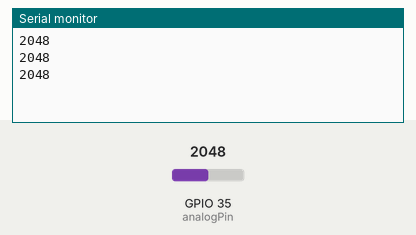
Simulated run of this sketch. Board: ESP32. Shown: the last lines printed to the serial monitor. The inputs (shaded band) are chosen by the test bench; at power-on: GPIO 35 (analogPin) = 2048.

Above: at 1.3 s.
1.4 s: GPIO 35 (analogPin) set to 2866
At 1.9 s:
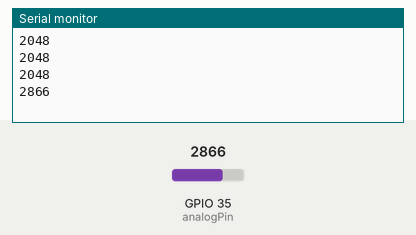
2.9 s: GPIO 35 (analogPin) set to 3603
At 3.4 s:
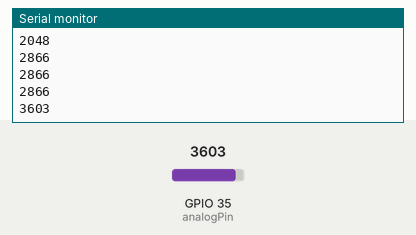
Timing chart, 0 to 5.9 s (numbered marks = the images above; inputs shaded):
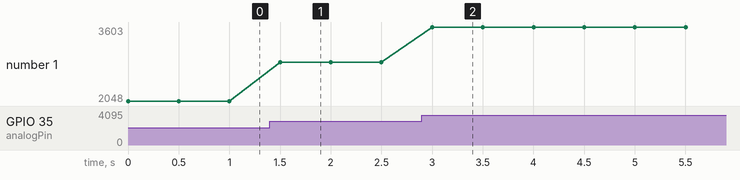

Measured:
- after the input at 1.4 s, the serial monitor: prints a new line after 0.10 s (image 1)
- after the input at 2.9 s, the serial monitor: prints a new line after 0.10 s (image 2)
- plotted number 1: 2048 → 2866 after the input at 1.4 s, 2866 → 3603 after the input at 2.9 s

The sketch:

ESP32.ino
```cpp
int analogPin = 35;
int sensorValue = 0;

void setup() {
    pinMode(analogPin, INPUT);
    Serial.begin(115200); // TX=GPIO1, RX=GPIO3
}

void loop() {
    Serial.println(analogRead(analogPin));
    delay(500);
}
```
